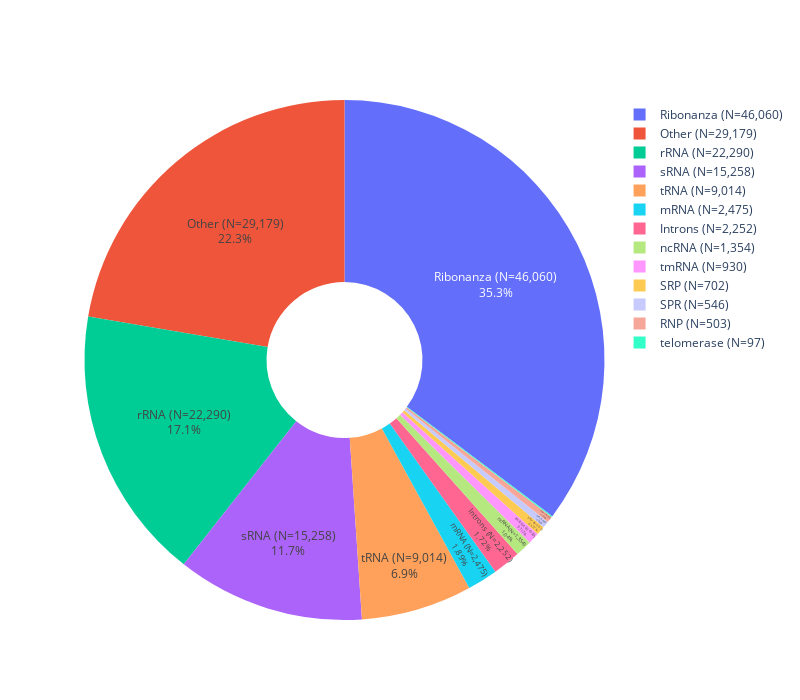

Notebook code cell kept with this figure:
### Code cell
df_bprna['database'] = 'bpRNA'
families_rnastralign['database'] = 'RNAStralign'
families_archivII['database'] = 'archiveII'
df_final = pd.concat([df_bprna, families_rnastralign, families_archivII, df_ribo])
df_final['family'] = df_final['family'].apply(lambda x: np.nan if x == 'Other' else x)
df_final.sort_values(by='family', inplace=True, na_position='last')
df_display = df_final.copy()    
df_display.drop_duplicates(subset=['sequence'], inplace=True, keep='first')
df_display['family'].fillna('Other', inplace=True)
df_display.family.value_counts()

for family_name in df_display.family.unique():
    df_display.loc[df_display['family'] == family_name, 'family'] = family_name + ' (N={:,})'.format(df_display[df_display['family'] == family_name].shape[0])

# display this on a pie chart
import plotly.express as px
import plotly.graph_objects as go

print("final df has {} sequences".format(len(df_display)))

fig = go.Figure(data=[go.Pie(labels=df_display.family.value_counts().index, values=df_display.family.value_counts().values, hole=.3,
                             # show real numbers in textinfo
                                textinfo='label+percent',
                                textposition='inside',
                             )])
fig.update_layout( height=700, width=800)
fig.show()

# to pdf
import plotly.io as pio
pio.write_image(fig, 'images/family_classification.pdf')

### Figure 1 — Plotly figure (JSON) as saved in the notebook; plotly's stock layout.template omitted (floating-point values rounded to 4 significant figures)
{"data": [{"hole": 0.3, "labels": ["Ribonanza (N=46,060)", "Other (N=29,179)", "rRNA (N=22,290)", "sRNA (N=15,258)", "tRNA (N=9,014)", "mRNA (N=2,475)", "Introns (N=2,252)", "ncRNA (N=1,354)", "tmRNA (N=930)", "SRP (N=702)", "SPR (N=546)", "RNP (N=503)", "telomerase (N=97)"], "textinfo": "label+percent", "textposition": "inside", "type": "pie", "values": [46060, 29179, 22290, 15258, 9014, 2475, 2252, 1354, 930, 702, 546, 503, 97]}], "layout": {"height": 700, "width": 800}}
